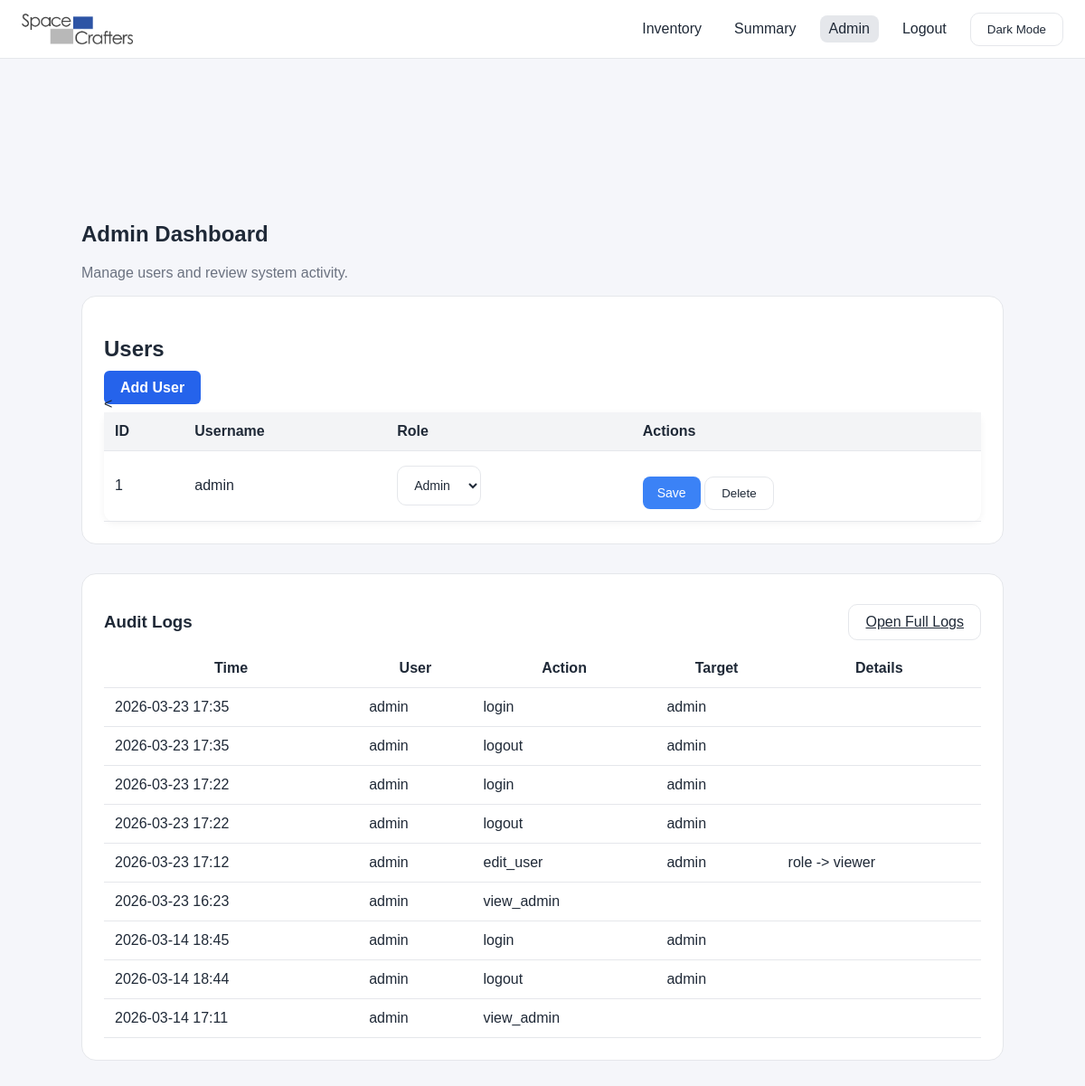
The page /admin (signed in) on the database its author committed.
### models.py (models this page shows)
class User(UserMixin, db.Model):
    __tablename__ = "users"
    id = db.Column(db.Integer, primary_key=True)
    username = db.Column(db.String(100), unique=True, nullable=False)
    password_hash = db.Column(db.String(200), nullable=False)
    role = db.Column(db.String(20), default="viewer")
    audit_logs = db.relationship(
        "AuditLog",
        back_populates="actor",
        cascade="all, delete-orphan",
    )
    @property
    def is_active(self):
        return True
    @property
    def is_admin(self):
        return self.role == "admin"

class AuditLog(db.Model):
    __tablename__ = "audit_logs"
    id = db.Column(db.Integer, primary_key=True)
    actor_id = db.Column(
        db.Integer,
        db.ForeignKey("users.id"),
        nullable=True,
    )
    action = db.Column(db.String(200), nullable=False)
    target = db.Column(db.String(200))
    details = db.Column(db.Text)
    created_at = db.Column(
        db.DateTime,
        default=lambda: datetime.now(timezone.utc),
    )
    actor = db.relationship("User", back_populates="audit_logs")

### app.py (the view)
@app.route("/admin")
@login_required
@admin_required
def admin():
    users = User.query.all()
    logs = AuditLog.query.order_by(AuditLog.id.desc()).limit(10).all()
    return render_template(
        "admin.html",
        users=users,
        logs=logs
    )

### app.py (called while the page is built)
@login_manager.user_loader
def load_user(user_id):
    return db.session.get(User, int(user_id))

def admin_required(view):
    @wraps(view)
    def wrapped(*args, **kwargs):
        if not current_user.is_authenticated or not current_user.is_admin:
            abort(403)
        return view(*args, **kwargs)
    return wrapped

### templates/admin.html (shortened to what this page needs)
{% extends "base.html" %}
{% block content %}
<div class="page">
  <h2>Admin Dashboard</h2>
  <p class="muted-text">Manage users and review system activity.</p>
<div class="card">
    <div class="card-header">
        <h2>Users</h2>
        <a class="btn-primary" href="/admin/add-user">Add User</a>
    </div>
    <<table class="table">
    <thead>
        <tr>
            <th>ID</th>
            <th>Username</th>
            <th>Role</th>
            <th>Actions</th>
        </tr>
    </thead>
    <tbody>
        {% for user in users %}
        <tr>
            <td>{{ user.id }}</td>
            <td>{{ user.username }}</td>
            <td>
                <form method="POST" action="{{ url_for('edit_user', user_id=user.id) }}">
                    <select name="role">
                        <option value="admin" {% if user.role == "admin" %}selected{% endif %}>Admin</option>
                    </select>
            </td>
            <td>
                    <button type="submit" class="primary-btn">Save</button>
                <form method="POST"
                      action="{{ url_for('delete_user', user_id=user.id) }}"
                      style="display:inline;"
                      onsubmit="return confirm('Delete this user?')">
                    <button type="submit" class="secondary-btn">
                        Delete
                    </button>
                </form>
            </td>
        </tr>
        {% endfor %}
    </tbody>
</table>
</div>
  <div class="card">
    <div style="display:flex; justify-content:space-between; align-items:center;">
      <h3>Audit Logs</h3>
      <a href="{{ url_for('view_audit_logs') }}" class="secondary-btn">
        Open Full Logs
      </a>
    </div>
    {% if logs %}
    <table class="summary-table">
      <thead>
        <tr>
          <th>Time</th>
          <th>User</th>
          <th>Action</th>
          <th>Target</th>
          <th>Details</th>
        </tr>
      </thead>
      <tbody>
        {% for log in logs[:10] %}
        <tr>
          <td>{{ log.created_at.strftime("%Y-%m-%d %H:%M") if log.created_at else "" }}</td>
          <td>{{ log.actor.username if log.actor else "System" }}</td>
          <td>{{ log.action }}</td>
          <td>{{ log.target or "" }}</td>
          <td>{{ log.details or "" }}</td>
        </tr>
        {% endfor %}
      </tbody>
    </table>
    {% else %}
      <p class="muted-text">No activity yet.</p>
    {% endif %}
  </div>
</div>
{% endblock %}

### templates/base.html (shortened to what this page needs)
<!DOCTYPE html>
<html lang="en">
<head>
    <link rel="stylesheet" href="{{ url_for('static', filename='style.css') }}">
</head>
<body>
<header class="header">
    <div class="nav-left">
        <img src="{{ url_for('static', filename='logo.png') }}" class="logo-img">
    </div>
    <div class="nav-right">
        <nav class="nav-links">
            {% if current_user.is_authenticated %}
                <a href="{{ url_for('index') }}" class="nav-link">Inventory</a>
                <a href="{{ url_for('summary') }}" class="nav-link">Summary</a>
                {% if current_user.is_admin %}
                    <a href="{{ url_for('admin') }}" class="nav-link">Admin</a>
                {% endif %}
                <a href="{{ url_for('logout') }}" class="nav-link">Logout</a>
                <button id="darkToggle" class="secondary-btn">
                </button>
            {% else %}
                <a href="{{ url_for('login') }}" class="nav-link">Login</a>
            {% endif %}
        </nav>
    </div>
</header>
<main class="page">
{% block content %}{% endblock %}
</main>
</body>
</html>

### static/style.css (style rules this page uses)
:root { --blue: #3b82f6; --blue-hover: #2563eb; --bg: #f5f7fb; --card: #ffffff; --border: #e5e7eb; --text: #1f2937; --muted: #6b7280; }
body { margin: 0; font-family: system-ui, -apple-system, sans-serif; background: var(--bg); color: var(--text); }
img { max-width: 100%; display: block; }
.header { position: sticky; top: 0; height: 64px; background: var(--card); border-bottom: 1px solid var(--border); display: flex; justify-content: space-between; align-items: center; padding: 0 24px; z-index: 10; }
.logo-img { height: 34px; }
.nav-left { display: flex; align-items: center; gap: 10px; }
.nav-links { display: flex; gap: 16px; align-items: center; }
.nav-link { text-decoration: none; color: var(--text); font-weight: 500; padding: 6px 10px; border-radius: 8px; }
.nav-link:hover, .nav-link.active { background: var(--border); }
.page { max-width: 1100px; margin: 40px auto; padding: 0 20px; }
.card { background: var(--card); border: 1px solid var(--border); border-radius: 16px; padding: 24px; margin-bottom: 32px; }
.card .primary-btn { margin-top: 16px; }
input, select { width: 100%; max-width: 100%; box-sizing: border-box; padding: 12px 14px; border-radius: 10px; border: 1px solid var(--border); font-size: 14px; background: var(--card); color: var(--text); }
.primary-btn { background: var(--blue); color: white; border: none; padding: 10px 16px; border-radius: 8px; font-size: 14px; font-weight: 500; cursor: pointer; transition: all 0.2s ease; }
.secondary-btn { background: var(--card); border: 1px solid var(--border); padding: 10px 18px; border-radius: 10px; cursor: pointer; color: var(--text); }
.table, .summary-table { width: 100%; border-collapse: collapse; background: var(--card); border-radius: 12px; }
.table th, .table td, .summary-table th, .summary-table td { padding: 12px; border-bottom: 1px solid var(--border); }
.muted-text { color: var(--muted); }
body { overflow-x: hidden; }
body { font-family: Arial, Helvetica, sans-serif; margin:0; background:#f5f6fa; }
.page { padding:40px; }
.btn-primary { background:#2563eb; color:white; padding:10px 18px; border-radius:6px; text-decoration:none; font-weight:600; }
.table { width:100%; background:white; border-collapse:collapse; box-shadow:0 2px 8px rgba(0,0,0,0.05); }
.table th { background:#f3f4f6; text-align:left; padding:12px; }
.table td { padding:12px; border-top:1px solid #eee; }
.table form { display: inline-block; margin-right: 6px; }

### rows shown on the page
User: id "1", username "admin", role "Admin"
AuditLog: created_at "2026-03-23 17:35", actor "admin", action "login", target "admin"
AuditLog: created_at "2026-03-23 17:35", actor "admin", action "logout", target "admin"
AuditLog: created_at "2026-03-23 17:22", actor "admin", action "login", target "admin"
AuditLog: created_at "2026-03-23 17:22", actor "admin", action "logout", target "admin"
AuditLog: created_at "2026-03-23 17:12", actor "admin", action "edit_user", target "admin", details "role -> viewer"
AuditLog: created_at "2026-03-23 16:23", actor "admin", action "view_admin"
AuditLog: created_at "2026-03-14 18:45", actor "admin", action "login", target "admin"
AuditLog: created_at "2026-03-14 18:44", actor "admin", action "logout", target "admin"
AuditLog: created_at "2026-03-14 17:11", actor "admin", action "view_admin"
